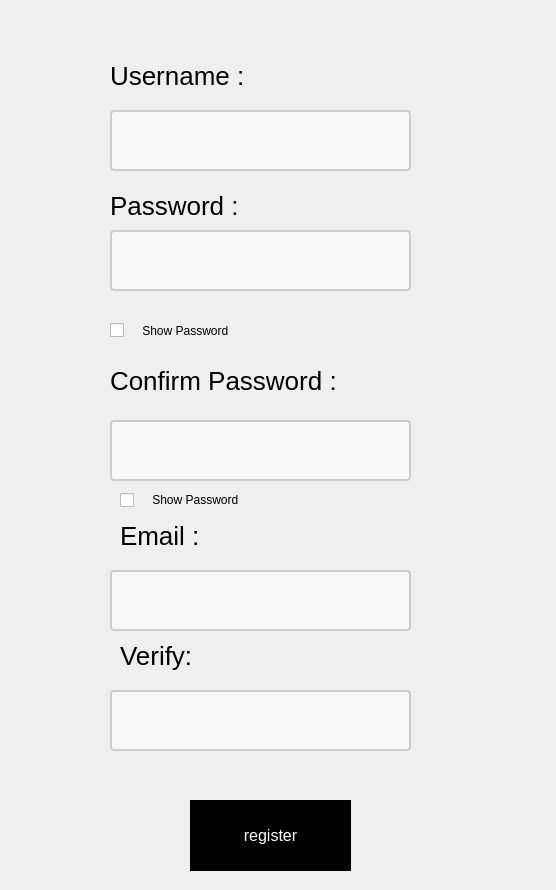
<?xml version="1.0" encoding="UTF-8"?>
<ui version="4.0">
 <class>Registration</class>
 <widget class="QDialog" name="Registration">
  <property name="geometry">
   <rect>
    <x>0</x>
    <y>0</y>
    <width>556</width>
    <height>890</height>
   </rect>
  </property>
  <property name="windowTitle">
   <string>Dialog</string>
  </property>
  <widget class="QLabel" name="label">
   <property name="geometry">
    <rect>
     <x>110</x>
     <y>60</y>
     <width>141</width>
     <height>31</height>
    </rect>
   </property>
   <property name="styleSheet">
    <string notr="true"> font-family: &quot;Times New Roman&quot;, Times, serif;
 font-size: 26px;
</string>
   </property>
   <property name="text">
    <string>Username :</string>
   </property>
  </widget>
  <widget class="QLabel" name="label_2">
   <property name="geometry">
    <rect>
     <x>110</x>
     <y>190</y>
     <width>131</width>
     <height>31</height>
    </rect>
   </property>
   <property name="styleSheet">
    <string notr="true"> font-family: &quot;Times New Roman&quot;, Times, serif;
 font-size: 26px;
</string>
   </property>
   <property name="text">
    <string>Password :</string>
   </property>
  </widget>
  <widget class="QLineEdit" name="lineEdit_2">
   <property name="geometry">
    <rect>
     <x>110</x>
     <y>230</y>
     <width>301</width>
     <height>61</height>
    </rect>
   </property>
   <property name="styleSheet">
    <string notr="true">  width: 100%;
  height: 150px;
  padding: 12px 20px;
  box-sizing: border-box;
  border: 2px solid #ccc;
  border-radius: 4px;
  background-color: #f8f8f8;
  resize: none;</string>
   </property>
   <property name="echoMode">
    <enum>QLineEdit::Password</enum>
   </property>
  </widget>
  <widget class="QCheckBox" name="checkBox">
   <property name="geometry">
    <rect>
     <x>110</x>
     <y>310</y>
     <width>231</width>
     <height>41</height>
    </rect>
   </property>
   <property name="text">
    <string>    Show Password</string>
   </property>
  </widget>
  <widget class="QLabel" name="label_3">
   <property name="geometry">
    <rect>
     <x>120</x>
     <y>520</y>
     <width>151</width>
     <height>31</height>
    </rect>
   </property>
   <property name="styleSheet">
    <string notr="true"> font-family: &quot;Times New Roman&quot;, Times, serif;
 font-size: 26px;
</string>
   </property>
   <property name="text">
    <string>Email :</string>
   </property>
  </widget>
  <widget class="QLineEdit" name="lineEdit_3">
   <property name="geometry">
    <rect>
     <x>110</x>
     <y>570</y>
     <width>301</width>
     <height>61</height>
    </rect>
   </property>
   <property name="styleSheet">
    <string notr="true">  width: 100%;
  height: 150px;
  padding: 12px 20px;
  box-sizing: border-box;
  border: 2px solid #ccc;
  border-radius: 4px;
  background-color: #f8f8f8;
  resize: none;</string>
   </property>
  </widget>
  <widget class="QPushButton" name="pushButton">
   <property name="geometry">
    <rect>
     <x>190</x>
     <y>800</y>
     <width>161</width>
     <height>71</height>
    </rect>
   </property>
   <property name="styleSheet">
    <string notr="true">/*background-color: #008CBA; 
  border: none;
  color: white;
  padding: 15px 32px;
  text-align: center;
  text-decoration: none;
  display: inline-block;
  font-size: 16px;*/
QPushButton{
background-color:  black; 
  border: none;
  color: white;
  padding: 15px 32px;
  text-align: center;
  text-decoration: none;
  display: inline-block;
  font-size: 16px;
 }
QPushButton3#pushButton {
background-color: #008CBA; 
  border: none;
  color: white;
  padding: 15px 32px;
  text-align: center;
  text-decoration: none;
  display: inline-block;
  font-size: 16px;
 }
 QPushButton3#pushButton:pressed {
    background-color: #008CBA; 
 }
 QPushButton:hover:!pressed
{
  background-color: #191970;
  color: white;
}</string>
   </property>
   <property name="text">
    <string>register</string>
   </property>
  </widget>
  <widget class="QLineEdit" name="lineEdit">
   <property name="geometry">
    <rect>
     <x>110</x>
     <y>110</y>
     <width>301</width>
     <height>61</height>
    </rect>
   </property>
   <property name="styleSheet">
    <string notr="true">  width: 100%;
  height: 150px;
  padding: 12px 20px;
  box-sizing: border-box;
  border: 2px solid #ccc;
  border-radius: 4px;
  background-color: #f8f8f8;
  resize: none;
font-color:#808080;</string>
   </property>
  </widget>
  <widget class="QLabel" name="label_4">
   <property name="geometry">
    <rect>
     <x>110</x>
     <y>360</y>
     <width>251</width>
     <height>41</height>
    </rect>
   </property>
   <property name="styleSheet">
    <string notr="true"> font-family: &quot;Times New Roman&quot;, Times, serif;
 font-size: 26px;
</string>
   </property>
   <property name="text">
    <string>Confirm Password :</string>
   </property>
  </widget>
  <widget class="QLineEdit" name="lineEdit_4">
   <property name="geometry">
    <rect>
     <x>110</x>
     <y>420</y>
     <width>301</width>
     <height>61</height>
    </rect>
   </property>
   <property name="styleSheet">
    <string notr="true">  width: 100%;
  height: 150px;
  padding: 12px 20px;
  box-sizing: border-box;
  border: 2px solid #ccc;
  border-radius: 4px;
  background-color: #f8f8f8;
  resize: none;</string>
   </property>
   <property name="echoMode">
    <enum>QLineEdit::Password</enum>
   </property>
  </widget>
  <widget class="QCheckBox" name="checkBox_2">
   <property name="geometry">
    <rect>
     <x>120</x>
     <y>490</y>
     <width>131</width>
     <height>20</height>
    </rect>
   </property>
   <property name="text">
    <string>    Show Password</string>
   </property>
  </widget>
  <widget class="QPushButton" name="pushButton_2">
   <property name="geometry">
    <rect>
     <x>450</x>
     <y>800</y>
     <width>61</width>
     <height>61</height>
    </rect>
   </property>
   <property name="styleSheet">
    <string notr="true">border: none;</string>
   </property>
   <property name="text">
    <string/>
   </property>
   <property name="icon">
    <iconset resource="images.qrc">
     <normaloff>:/new/images/housing.png</normaloff>:/new/images/housing.png</iconset>
   </property>
  </widget>
  <widget class="QLineEdit" name="lineEdit_5">
   <property name="geometry">
    <rect>
     <x>110</x>
     <y>690</y>
     <width>301</width>
     <height>61</height>
    </rect>
   </property>
   <property name="styleSheet">
    <string notr="true">  width: 100%;
  height: 150px;
  padding: 12px 20px;
  box-sizing: border-box;
  border: 2px solid #ccc;
  border-radius: 4px;
  background-color: #f8f8f8;
  resize: none;</string>
   </property>
   <property name="echoMode">
    <enum>QLineEdit::Password</enum>
   </property>
  </widget>
  <widget class="QLabel" name="label_5">
   <property name="geometry">
    <rect>
     <x>120</x>
     <y>640</y>
     <width>151</width>
     <height>31</height>
    </rect>
   </property>
   <property name="styleSheet">
    <string notr="true"> font-family: &quot;Times New Roman&quot;, Times, serif;
 font-size: 26px;
</string>
   </property>
   <property name="text">
    <string>Verify:</string>
   </property>
  </widget>
 </widget>
 <resources>
  <include location="images.qrc"/>
 </resources>
 <connections/>
</ui>
